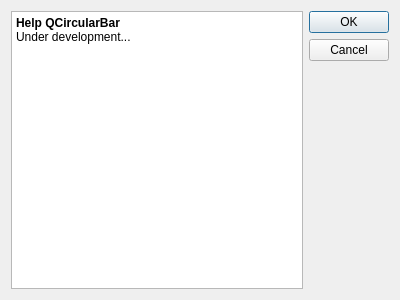
<?xml version="1.0" encoding="UTF-8"?>
<ui version="4.0">
 <class>DialogQCircularBar</class>
 <widget class="QDialog" name="DialogQCircularBar">
  <property name="geometry">
   <rect>
    <x>0</x>
    <y>0</y>
    <width>400</width>
    <height>300</height>
   </rect>
  </property>
  <property name="windowTitle">
   <string>Dialog</string>
  </property>
  <layout class="QGridLayout" name="gridLayout">
   <item row="0" column="0">
    <layout class="QHBoxLayout" name="horizontalLayout">
     <item>
      <widget class="QTextBrowser" name="textBrowser">
       <property name="html">
        <string>&lt;!DOCTYPE HTML PUBLIC &quot;-//W3C//DTD HTML 4.0//EN&quot; &quot;http://www.w3.org/TR/REC-html40/strict.dtd&quot;&gt;
&lt;html&gt;&lt;head&gt;&lt;meta name=&quot;qrichtext&quot; content=&quot;1&quot; /&gt;&lt;style type=&quot;text/css&quot;&gt;
p, li { white-space: pre-wrap; }
&lt;/style&gt;&lt;/head&gt;&lt;body style=&quot; font-family:'Ubuntu'; font-size:9pt; font-weight:400; font-style:normal;&quot;&gt;
&lt;p style=&quot; margin-top:0px; margin-bottom:0px; margin-left:0px; margin-right:0px; -qt-block-indent:0; text-indent:0px;&quot;&gt;&lt;span style=&quot; font-weight:600;&quot;&gt;Help QCircularBar&lt;/span&gt;&lt;/p&gt;
&lt;p style=&quot; margin-top:0px; margin-bottom:0px; margin-left:0px; margin-right:0px; -qt-block-indent:0; text-indent:0px;&quot;&gt;Under development...&lt;/p&gt;
&lt;p style=&quot;-qt-paragraph-type:empty; margin-top:0px; margin-bottom:0px; margin-left:0px; margin-right:0px; -qt-block-indent:0; text-indent:0px;&quot;&gt;&lt;br /&gt;&lt;/p&gt;&lt;/body&gt;&lt;/html&gt;</string>
       </property>
      </widget>
     </item>
     <item>
      <widget class="QDialogButtonBox" name="buttonBox">
       <property name="orientation">
        <enum>Qt::Vertical</enum>
       </property>
       <property name="standardButtons">
        <set>QDialogButtonBox::Cancel|QDialogButtonBox::Ok</set>
       </property>
      </widget>
     </item>
    </layout>
   </item>
  </layout>
 </widget>
 <resources/>
 <connections>
  <connection>
   <sender>buttonBox</sender>
   <signal>rejected()</signal>
   <receiver>DialogQCircularBar</receiver>
   <slot>reject()</slot>
   <hints>
    <hint type="sourcelabel">
     <x>316</x>
     <y>260</y>
    </hint>
    <hint type="destinationlabel">
     <x>286</x>
     <y>274</y>
    </hint>
   </hints>
  </connection>
  <connection>
   <sender>buttonBox</sender>
   <signal>accepted()</signal>
   <receiver>DialogQCircularBar</receiver>
   <slot>accept()</slot>
   <hints>
    <hint type="sourcelabel">
     <x>248</x>
     <y>254</y>
    </hint>
    <hint type="destinationlabel">
     <x>157</x>
     <y>274</y>
    </hint>
   </hints>
  </connection>
 </connections>
</ui>
